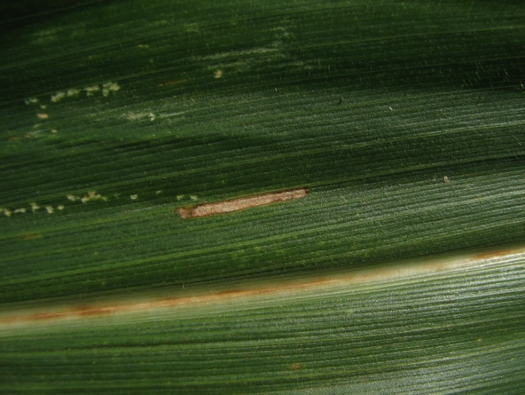
#> input picture dataset/Bercak_Daun/bercak_daun_0001.jpg, 525 x 395 px
$ python -i features.py   (imports and definitions only)   (older library calls are emulated)
#> lines starting #> are read from the running program, lines starting #| are printed output that depends on the picture
from __future__ import annotations

from pathlib import Path
import cv2
import numpy as np

IMAGE_SIZE = (224, 224)


def _safe_entropy(values: np.ndarray) -> float:
    hist, _ = np.histogram(values.ravel(), bins=256, range=(0, 256), density=True)
    hist = hist[hist > 0]
    if hist.size == 0:
        return 0.0
    return float(-np.sum(hist * np.log2(hist)))


def _lbp_histogram(gray: np.ndarray) -> np.ndarray:
    """Ekstraksi tekstur sederhana memakai Local Binary Pattern 8-neighbor."""
    gray = gray.astype(np.uint8)
    center = gray[1:-1, 1:-1]

    lbp = np.zeros_like(center, dtype=np.uint8)
    lbp |= ((gray[:-2, :-2] >= center) << 7).astype(np.uint8)
    lbp |= ((gray[:-2, 1:-1] >= center) << 6).astype(np.uint8)
    lbp |= ((gray[:-2, 2:] >= center) << 5).astype(np.uint8)
    lbp |= ((gray[1:-1, 2:] >= center) << 4).astype(np.uint8)
    lbp |= ((gray[2:, 2:] >= center) << 3).astype(np.uint8)
    lbp |= ((gray[2:, 1:-1] >= center) << 2).astype(np.uint8)
    lbp |= ((gray[2:, :-2] >= center) << 1).astype(np.uint8)
    lbp |= (gray[1:-1, :-2] >= center).astype(np.uint8)

    hist, _ = np.histogram(lbp.ravel(), bins=32, range=(0, 256), density=True)
    return hist.astype(np.float32)


def extract_features(image_path: str | Path) -> np.ndarray:
    """
    Mengubah citra daun jagung menjadi vektor fitur numerik.

    Fitur yang digunakan:
    - statistik warna RGB dan HSV
    - histogram HSV
    - histogram grayscale
    - fitur tekstur LBP
    - fitur tepi/laplacian
    """
    image_path = str(image_path)
    img = cv2.imread(image_path)
#> img is the input picture: shape (395, 525, 3); mean B, G, R 36.9, 71.6, 54.8
    if img is None:
        raise ValueError(f"Gambar tidak dapat dibaca: {image_path}")

    img = cv2.resize(img, IMAGE_SIZE)
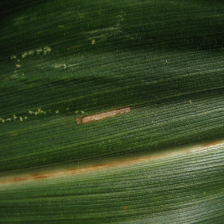
#> img: shape (224, 224, 3); mean B, G, R 36.8, 71.5, 54.7
    rgb = cv2.cvtColor(img, cv2.COLOR_BGR2RGB)
    hsv = cv2.cvtColor(img, cv2.COLOR_BGR2HSV)
#> hsv: shape (224, 224, 3); mean H, S, V 45.9, 132.8, 72.1
    gray = cv2.cvtColor(img, cv2.COLOR_BGR2GRAY)
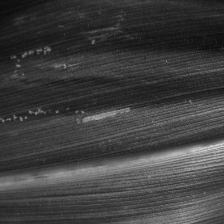
#> gray: shape (224, 224); min 12, max 228, mean 62.5

    # Statistik warna
    rgb_mean = rgb.reshape(-1, 3).mean(axis=0)
#> rgb_mean = [54.65, 71.47, 36.76]
    rgb_std = rgb.reshape(-1, 3).std(axis=0)
#> rgb_std = [32.85, 29.99, 24.32]
    hsv_mean = hsv.reshape(-1, 3).mean(axis=0)
#> hsv_mean = [45.94, 132.8, 72.11]
    hsv_std = hsv.reshape(-1, 3).std(axis=0)
#> hsv_std = [6.1, 28.59, 31.27]

    # Histogram warna HSV
    h_hist = cv2.calcHist([hsv], [0], None, [16], [0, 180]).flatten()
#> h_hist = [0, 867, 1586, 10058, 37510, 149, 4, 2, 0, 0, 0, 0, 0, 0, 0, 0]
    s_hist = cv2.calcHist([hsv], [1], None, [16], [0, 256]).flatten()
#> s_hist = [0, 43, 361, 862, 1586, 2851, 4735, 7244, 11964, 12749, 6366, 1293, 114, 7, 1, 0]
    v_hist = cv2.calcHist([hsv], [2], None, [16], [0, 256]).flatten()
#> v_hist = [9, 1984, 8754, 12612, 10562, 6731, 3908, 2319, 1430, 874, 640, 274, 53, 22, 4, 0]

    # Normalisasi histogram agar tidak bergantung pada ukuran gambar
    h_hist = h_hist / (h_hist.sum() + 1e-8)
#> h_hist = [0, 0.0173, 0.0316, 0.2, 0.748, 0.00297, 7.97e-05, 3.99e-05, 0, 0, 0, 0, 0, 0, 0, 0]
    s_hist = s_hist / (s_hist.sum() + 1e-8)
#> s_hist = [0, 0.000857, 0.00719, 0.0172, 0.0316, 0.0568, 0.0944, 0.144, 0.238, 0.254, 0.127, 0.0258, 0.00227, 0.00014, 1.99e-05, 0]
    v_hist = v_hist / (v_hist.sum() + 1e-8)
#> v_hist = [0.000179, 0.0395, 0.174, 0.251, 0.21, 0.134, 0.0779, 0.0462, 0.0285, 0.0174, 0.0128, 0.00546, 0.00106, 0.000438, 7.97e-05, 0]

    gray_hist = cv2.calcHist([gray], [0], None, [16], [0, 256]).flatten()
#> gray_hist = [104, 4724, 13569, 12394, 8057, 4704, 2720, 1731, 1132, 577, 298, 113, 38, 12, 3, 0]
    gray_hist = gray_hist / (gray_hist.sum() + 1e-8)
#> gray_hist = [0.00207, 0.0941, 0.27, 0.247, 0.161, 0.0938, 0.0542, 0.0345, 0.0226, 0.0115, 0.00594, 0.00225, 0.000757, 0.000239, 5.98e-05, 0]

    # Fitur tekstur dan tepi
    lbp_hist = _lbp_histogram(gray)
#> in _lbp_histogram, `lbp |= ((gray[:-2, :-2] >= center) << 7).astype(np.uint8)`:
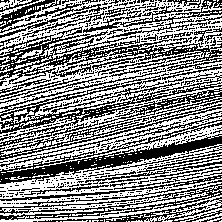
#> lbp: shape (222, 222); values 0 (black) and 128 (white), 53.2% white; black in thin lines or dots
#> in _lbp_histogram, `lbp |= ((gray[2:, 2:] >= center) << 3).astype(np.uint8)`:
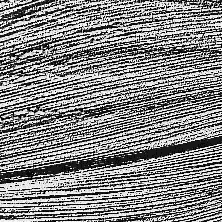
#> lbp: shape (222, 222); min 0, max 248, mean 132.9
#> in _lbp_histogram, `hist, _ = np.histogram(lbp.ravel(), bins=32, range=(0, 256), density=T..`: hist = 32 values, max 0.0217 at index 31, min 0.000535 at index 5, mean 0.00391
#> lbp_hist has the same summary as hist in _lbp_histogram
    sobel_x = cv2.Sobel(gray, cv2.CV_64F, 1, 0, ksize=3)
    sobel_y = cv2.Sobel(gray, cv2.CV_64F, 0, 1, ksize=3)
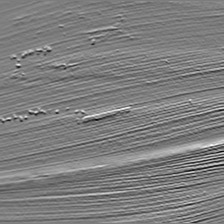
#> sobel_y: shape (224, 224) float64; min -361, max 370, mean 1.2; drawn with min black and max white
    magnitude = np.sqrt(sobel_x ** 2 + sobel_y ** 2)
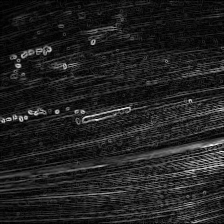
#> magnitude: shape (224, 224) float64; min 0, max 373.4, mean 49; drawn with min black and max white
    laplacian = cv2.Laplacian(gray, cv2.CV_64F)
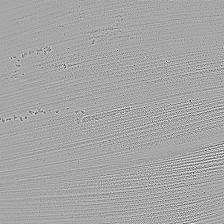
#> laplacian: shape (224, 224) float64; min -310, max 164, mean 0; drawn with min black and max white

    texture_features = np.array(
        [
            gray.mean(),
            gray.std(),
            _safe_entropy(gray),
            magnitude.mean(),
            magnitude.std(),
            laplacian.var(),
        ],
        dtype=np.float32,
    )
#> in _safe_entropy, `hist, _ = np.histogram(values.ravel(), bins=256, range=(0, 256), densi..`: hist = 256 values, max 0.0204 at index 41, min 0 at index 0, mean 0.00391
#> in _safe_entropy, `hist = hist[hist > 0]`: hist = 202 values, max 0.0204 at index 29, min 1.99e-05 at index 0, mean 0.00495
#> texture_features = [62.48, 29.88, 6.72, 49.04, 42.31, 672.1]

    features = np.concatenate(
        [
            rgb_mean,
            rgb_std,
            hsv_mean,
            hsv_std,
            h_hist,
            s_hist,
            v_hist,
            gray_hist,
            lbp_hist,
            texture_features,
        ]
    ).astype(np.float32)
#> features = 114 values, max 672.1 at index 113, min 0 at index 12, mean 12.57

    return features

>>> result = extract_features('../dataset/Bercak_Daun/bercak_daun_0001.jpg')
#> result has the same summary as features in extract_features

$ run again, on dataset/Bercak_Daun/bercak_daun_0002.jpg
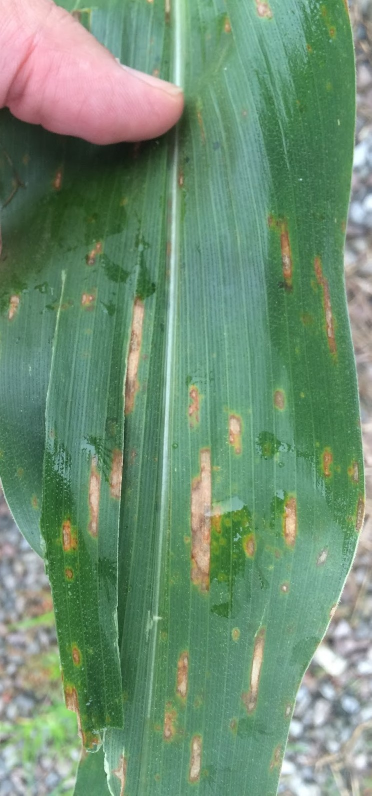
#> input picture dataset/Bercak_Daun/bercak_daun_0002.jpg, 743 x 1591 px (shown at 1/2 size)
#> in extract_features, img is the input picture: shape (1591, 743, 3); mean B, G, R 115.3, 143.3, 111.8
#> img: shape (224, 224, 3)
#> hsv: shape (224, 224, 3); mean H, S, V 70.6, 81.3, 147.9
#> rgb_mean = [111.6, 143.1, 115.2]
#> rgb_std = [49.08, 34.07, 43.03]
#> hsv_mean = [70.62, 81.33, 147.9]
#> hsv_std = [31.79, 30.43, 39.22]
#> in extract_features, `h_hist = cv2.calcHist([hsv], [0], None, [16], [0, 180]).flatten()`: h_hist = [770, 2283, 1258, 1371, 4544, 13792, 17501, 3149, 989, 1076, 267, 174, 118, 49, 72, 2763]
#> in extract_features, `s_hist = cv2.calcHist([hsv], [1], None, [16], [0, 256]).flatten()`: s_hist = [2246, 2676, 2294, 3121, 9282, 15446, 8721, 4134, 1477, 600, 162, 16, 1, 0, 0, 0]
#> in extract_features, `v_hist = cv2.calcHist([hsv], [2], None, [16], [0, 256]).flatten()`: v_hist = [0, 117, 557, 510, 981, 1390, 2910, 7088, 9918, 10124, 7215, 3639, 1835, 1196, 1084, 1612]
#> in extract_features, `h_hist = h_hist / (h_hist.sum() + 1e-8)`: h_hist = [0.0153, 0.0455, 0.0251, 0.0273, 0.0906, 0.275, 0.349, 0.0628, 0.0197, 0.0214, 0.00532, 0.00347, 0.00235, 0.000977, 0.00143, 0.0551]
#> in extract_features, `s_hist = s_hist / (s_hist.sum() + 1e-8)`: s_hist = [0.0448, 0.0533, 0.0457, 0.0622, 0.185, 0.308, 0.174, 0.0824, 0.0294, 0.012, 0.00323, 0.000319, 1.99e-05, 0, 0, 0]
#> in extract_features, `v_hist = v_hist / (v_hist.sum() + 1e-8)`: v_hist = [0, 0.00233, 0.0111, 0.0102, 0.0196, 0.0277, 0.058, 0.141, 0.198, 0.202, 0.144, 0.0725, 0.0366, 0.0238, 0.0216, 0.0321]
#> in extract_features, `gray_hist = cv2.calcHist([gray], [0], None, [16], [0, 256]).flatten()`: gray_hist = [0, 189, 705, 948, 1815, 3682, 7686, 9335, 9616, 6709, 3663, 2189, 1788, 1399, 289, 163]
#> in extract_features, `gray_hist = gray_hist / (gray_hist.sum() + 1e-8)`: gray_hist = [0, 0.00377, 0.0141, 0.0189, 0.0362, 0.0734, 0.153, 0.186, 0.192, 0.134, 0.073, 0.0436, 0.0356, 0.0279, 0.00576, 0.00325]
#> in _lbp_histogram, `lbp |= ((gray[2:, 2:] >= center) << 3).astype(np.uint8)`:
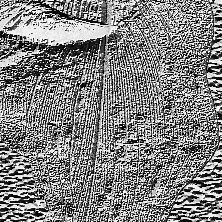
#> lbp: shape (222, 222); min 0, max 248, mean 129
#> in _lbp_histogram, `hist, _ = np.histogram(lbp.ravel(), bins=32, range=(0, 256), density=T..`: hist = 32 values, max 0.0197 at index 31, min 0.000771 at index 21, mean 0.00391
#> lbp_hist has the same summary as hist in _lbp_histogram
#> in extract_features, `laplacian = cv2.Laplacian(gray, cv2.CV_64F)`:
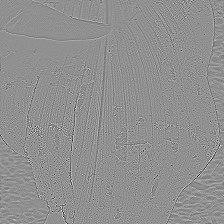
#> laplacian: shape (224, 224) float64; min -394, max 300, mean 0; drawn with min black and max white
#> in _safe_entropy, `hist, _ = np.histogram(values.ravel(), bins=256, range=(0, 256), densi..`: hist = 256 values, max 0.013 at index 124, min 0 at index 0, mean 0.00391
#> in _safe_entropy, `hist = hist[hist > 0]`: hist = 236 values, max 0.013 at index 104, min 3.99e-05 at index 0, mean 0.00424
#> texture_features = [130.5, 37.47, 7.22, 64.98, 61.71, 1106.4]
#> features = 114 values, max 1106.4 at index 113, min 0 at index 41, mean 20.26
#> result has the same summary as features in extract_features

$ run again, on dataset/Bercak_Daun/bercak_daun_0013.jpg
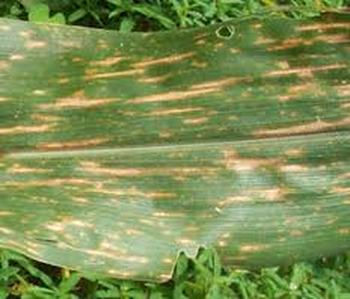
#> input picture dataset/Bercak_Daun/bercak_daun_0013.jpg, 350 x 299 px
#> in extract_features, img is the input picture: shape (299, 350, 3); mean B, G, R 84.5, 144.1, 127.6
#> img: shape (224, 224, 3)
#> hsv: shape (224, 224, 3); mean H, S, V 38.5, 116.3, 146.6
#> rgb_mean = [127.5, 144, 84.36]
#> rgb_std = [44.11, 35.49, 38.24]
#> hsv_mean = [38.46, 116.3, 146.6]
#> hsv_std = [8.43, 40.27, 37.62]
#> in extract_features, `h_hist = cv2.calcHist([hsv], [0], None, [16], [0, 180]).flatten()`: h_hist = [0, 2947, 9707, 24062, 13393, 67, 0, 0, 0, 0, 0, 0, 0, 0, 0, 0]
#> in extract_features, `s_hist = cv2.calcHist([hsv], [1], None, [16], [0, 256]).flatten()`: s_hist = [0, 0, 399, 3263, 5421, 6366, 9221, 9496, 5982, 3641, 2312, 1336, 929, 631, 500, 679]
#> in extract_features, `v_hist = cv2.calcHist([hsv], [2], None, [16], [0, 256]).flatten()`: v_hist = [4, 144, 492, 725, 1022, 1688, 3631, 6539, 8970, 8689, 7015, 5928, 3036, 1314, 703, 276]
#> in extract_features, `h_hist = h_hist / (h_hist.sum() + 1e-8)`: h_hist = [0, 0.0587, 0.193, 0.48, 0.267, 0.00134, 0, 0, 0, 0, 0, 0, 0, 0, 0, 0]
#> in extract_features, `s_hist = s_hist / (s_hist.sum() + 1e-8)`: s_hist = [0, 0, 0.00795, 0.065, 0.108, 0.127, 0.184, 0.189, 0.119, 0.0726, 0.0461, 0.0266, 0.0185, 0.0126, 0.00996, 0.0135]
#> in extract_features, `v_hist = v_hist / (v_hist.sum() + 1e-8)`: v_hist = [7.97e-05, 0.00287, 0.00981, 0.0144, 0.0204, 0.0336, 0.0724, 0.13, 0.179, 0.173, 0.14, 0.118, 0.0605, 0.0262, 0.014, 0.0055]
#> in extract_features, `gray_hist = cv2.calcHist([gray], [0], None, [16], [0, 256]).flatten()`: gray_hist = [27, 381, 842, 1068, 1544, 3443, 6273, 8902, 8600, 6982, 5823, 3787, 1658, 653, 177, 16]
#> in extract_features, `gray_hist = gray_hist / (gray_hist.sum() + 1e-8)`: gray_hist = [0.000538, 0.00759, 0.0168, 0.0213, 0.0308, 0.0686, 0.125, 0.177, 0.171, 0.139, 0.116, 0.0755, 0.033, 0.013, 0.00353, 0.000319]
#> in _lbp_histogram, `lbp |= ((gray[2:, 2:] >= center) << 3).astype(np.uint8)`:
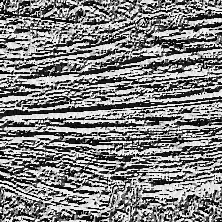
#> lbp: shape (222, 222); min 0, max 248, mean 129.9
#> in _lbp_histogram, `hist, _ = np.histogram(lbp.ravel(), bins=32, range=(0, 256), density=T..`: hist = 32 values, max 0.0155 at index 31, min 0.0002 at index 10, mean 0.00391
#> lbp_hist has the same summary as hist in _lbp_histogram
#> in extract_features, `laplacian = cv2.Laplacian(gray, cv2.CV_64F)`:
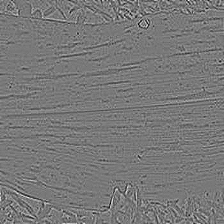
#> laplacian: shape (224, 224) float64; min -179, max 198, mean 0; drawn with min black and max white
#> in _safe_entropy, `hist, _ = np.histogram(values.ravel(), bins=256, range=(0, 256), densi..`: hist = 256 values, max 0.0124 at index 131, min 0 at index 0, mean 0.00391
#> in _safe_entropy, `hist = hist[hist > 0]`: hist = 237 values, max 0.0124 at index 121, min 1.99e-05 at index 0, mean 0.00422
#> texture_features = [132.2, 37.43, 7.25, 88.37, 74.84, 575.1]
#> features = 114 values, max 575.1 at index 113, min 0 at index 12, mean 15.62
#> result has the same summary as features in extract_features

$ run again, on dataset/Bercak_Daun/bercak_daun_0024.jpg
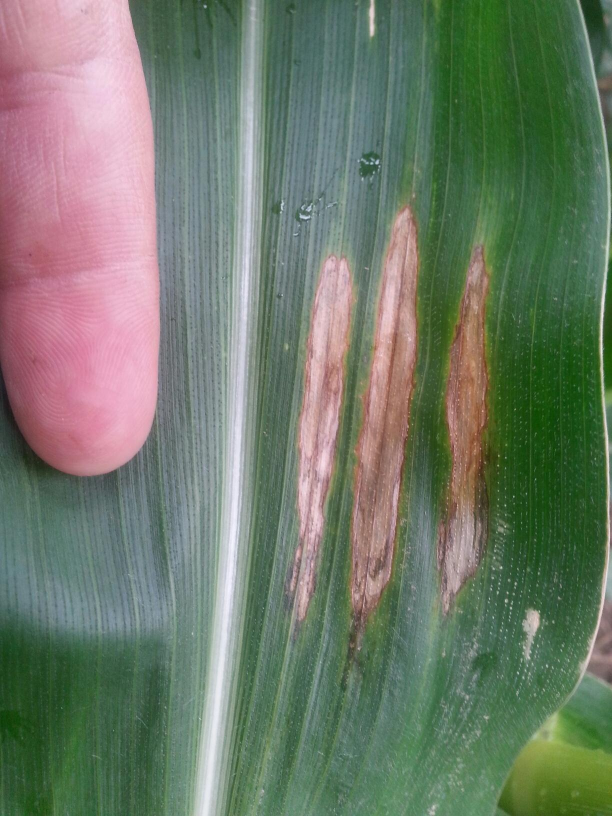
#> input picture dataset/Bercak_Daun/bercak_daun_0024.jpg, 1224 x 1632 px (shown at 1/2 size)
#> in extract_features, img is the input picture: shape (1632, 1224, 3); mean B, G, R 105.1, 122.1, 111.2
#> img: shape (224, 224, 3)
#> hsv: shape (224, 224, 3); mean H, S, V 81.4, 79, 133.8
#> rgb_mean = [111.1, 122, 105]
#> rgb_std = [57.11, 32.15, 49.57]
#> hsv_mean = [81.44, 79.03, 133.8]
#> hsv_std = [44.52, 43.06, 44.17]
#> in extract_features, `h_hist = cv2.calcHist([hsv], [0], None, [16], [0, 180]).flatten()`: h_hist = [2680, 744, 454, 1619, 5475, 12742, 7773, 5628, 3805, 721, 381, 86, 9, 12, 1993, 6054]
#> in extract_features, `s_hist = cv2.calcHist([hsv], [1], None, [16], [0, 256]).flatten()`: s_hist = [1228, 4028, 7272, 8408, 8447, 6155, 4706, 2977, 1984, 1764, 1427, 918, 526, 241, 79, 16]
#> in extract_features, `v_hist = cv2.calcHist([hsv], [2], None, [16], [0, 256]).flatten()`: v_hist = [0, 5, 82, 168, 2518, 6374, 9303, 8977, 7159, 4014, 2344, 2030, 2002, 1930, 2860, 410]
#> in extract_features, `h_hist = h_hist / (h_hist.sum() + 1e-8)`: h_hist = [0.0534, 0.0148, 0.00905, 0.0323, 0.109, 0.254, 0.155, 0.112, 0.0758, 0.0144, 0.00759, 0.00171, 0.000179, 0.000239, 0.0397, 0.121]
#> in extract_features, `s_hist = s_hist / (s_hist.sum() + 1e-8)`: s_hist = [0.0245, 0.0803, 0.145, 0.168, 0.168, 0.123, 0.0938, 0.0593, 0.0395, 0.0352, 0.0284, 0.0183, 0.0105, 0.0048, 0.00157, 0.000319]
#> in extract_features, `v_hist = v_hist / (v_hist.sum() + 1e-8)`: v_hist = [0, 9.96e-05, 0.00163, 0.00335, 0.0502, 0.127, 0.185, 0.179, 0.143, 0.08, 0.0467, 0.0405, 0.0399, 0.0385, 0.057, 0.00817]
#> in extract_features, `gray_hist = cv2.calcHist([gray], [0], None, [16], [0, 256]).flatten()`: gray_hist = [0, 18, 251, 2710, 5778, 7775, 8816, 8370, 5590, 3198, 2103, 2131, 2320, 904, 205, 7]
#> in extract_features, `gray_hist = gray_hist / (gray_hist.sum() + 1e-8)`: gray_hist = [0, 0.000359, 0.005, 0.054, 0.115, 0.155, 0.176, 0.167, 0.111, 0.0637, 0.0419, 0.0425, 0.0462, 0.018, 0.00409, 0.00014]
#> in _lbp_histogram, `hist, _ = np.histogram(lbp.ravel(), bins=32, range=(0, 256), density=T..`: hist = 32 values, max 0.0212 at index 31, min 0.000827 at index 18, mean 0.00391
#> lbp_hist has the same summary as hist in _lbp_histogram
#> in extract_features, `laplacian = cv2.Laplacian(gray, cv2.CV_64F)`:
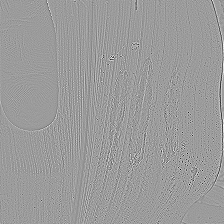
#> laplacian: shape (224, 224) float64; min -384, max 245, mean 0.1; drawn with min black and max white
#> in _safe_entropy, `hist, _ = np.histogram(values.ravel(), bins=256, range=(0, 256), densi..`: hist = 256 values, max 0.0118 at index 108, min 0 at index 0, mean 0.00391
#> in _safe_entropy, `hist = hist[hist > 0]`: hist = 216 values, max 0.0118 at index 81, min 1.99e-05 at index 2, mean 0.00463
#> texture_features = [116.8, 39.73, 7.23, 56.4, 55.93, 1209.8]
#> features = 114 values, max 1209.8 at index 113, min 0 at index 44, mean 20.99
#> result has the same summary as features in extract_features
